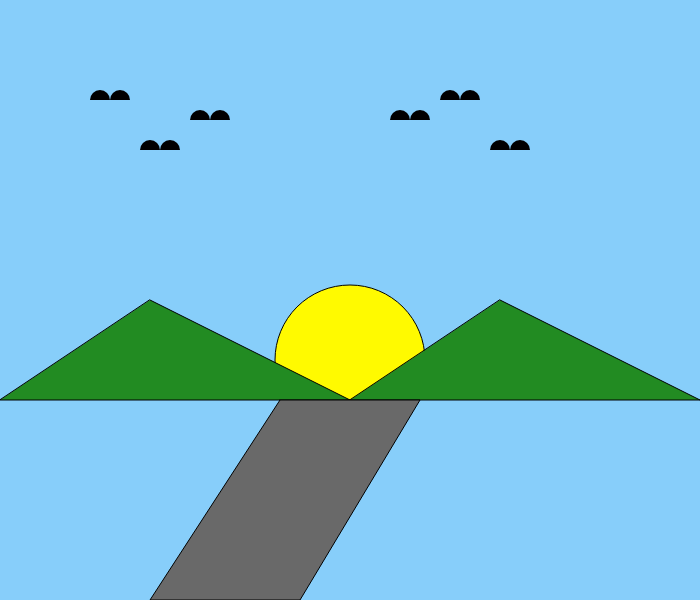
Frame 1 (no input)
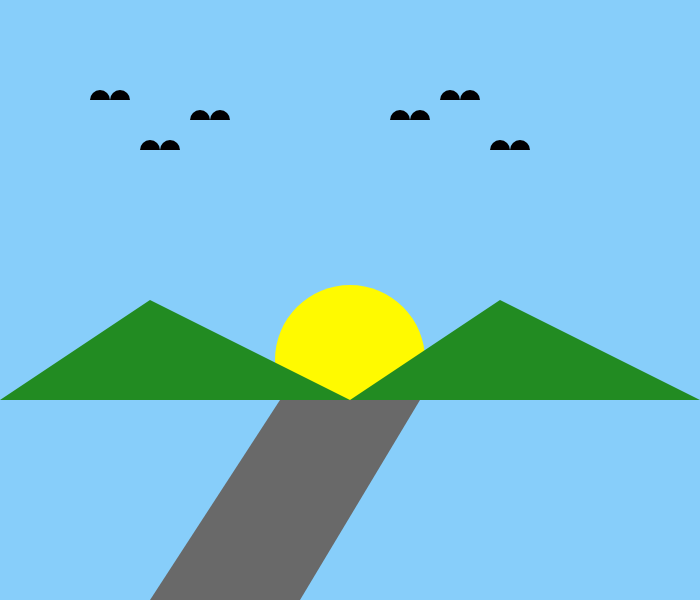
Frame 60 (no input)
Frame 120 (the mouse pressed at the canvas centre since frame 60): identical to frame 60, image omitted

The p5.js sketch that drew these frames (run headless with seeded random() and noise() and a simulated clock; from frame 60 on, the mouse is pressed at the canvas centre):

// p5.js sketch
// ── sketch.js
function setup() {
  createCanvas(700, 600);
}

function draw() {
  background(135, 206, 250);

  fill(255, 250, 0);
  circle(350, 360, 150);

  fill(34, 139, 34);
  triangle(0, 400, 350, 400, 150, 300);

  fill(34, 139, 34);
  triangle(350, 400, 700, 400, 500, 300);
  
  fill(105, 105, 105);
  beginShape();
  vertex(280, 400);
  vertex(420, 400);
  vertex(300, height);
  vertex(150, height);
  endShape(CLOSE);
  
  drawBird(100, 100);
  drawBird(150, 150);
  drawBird(200, 120);
  drawBird(400, 120);
  drawBird(450, 100);
  drawBird(500, 150);
  
  function drawBird(x, y) {
  fill(0);
  noStroke();
  arc(x, y, 20, 20, PI, TWO_PI);
  arc(x + 20, y, 20, 20, PI, TWO_PI);
}
}
